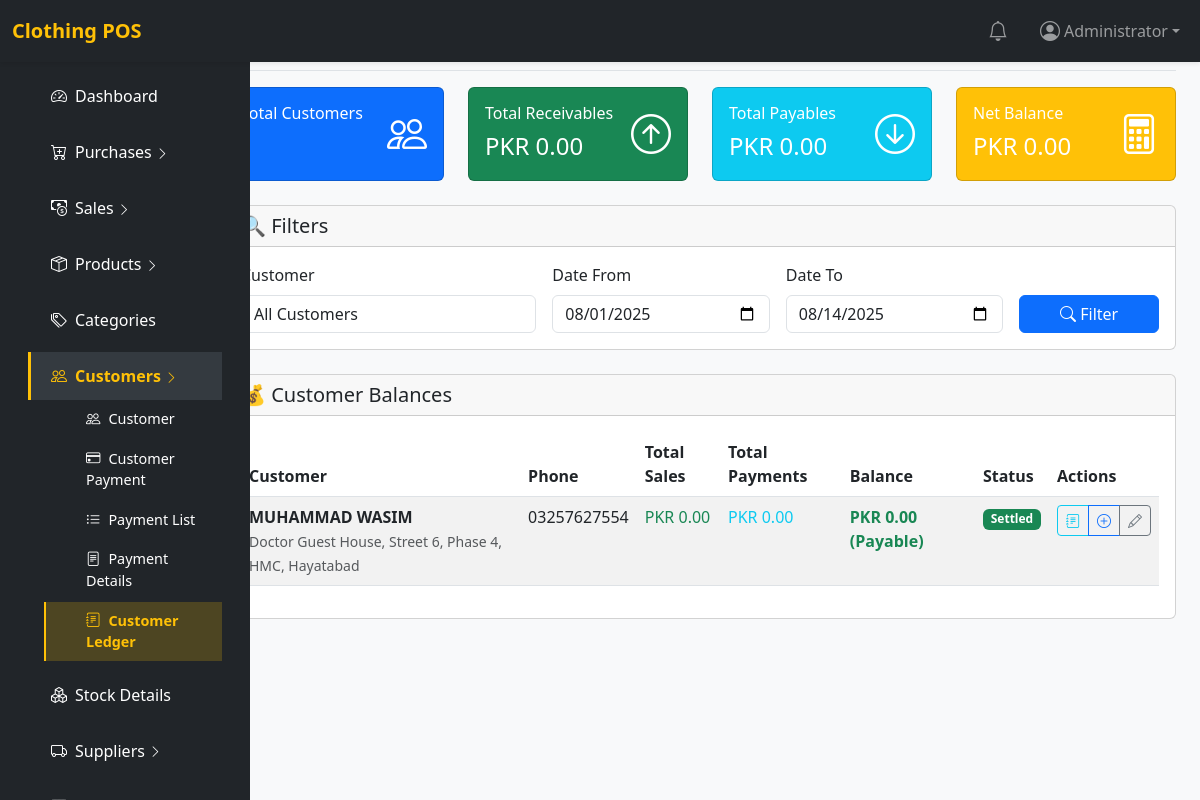
Before: /customer_ledger.php (signed in) with the older database file.
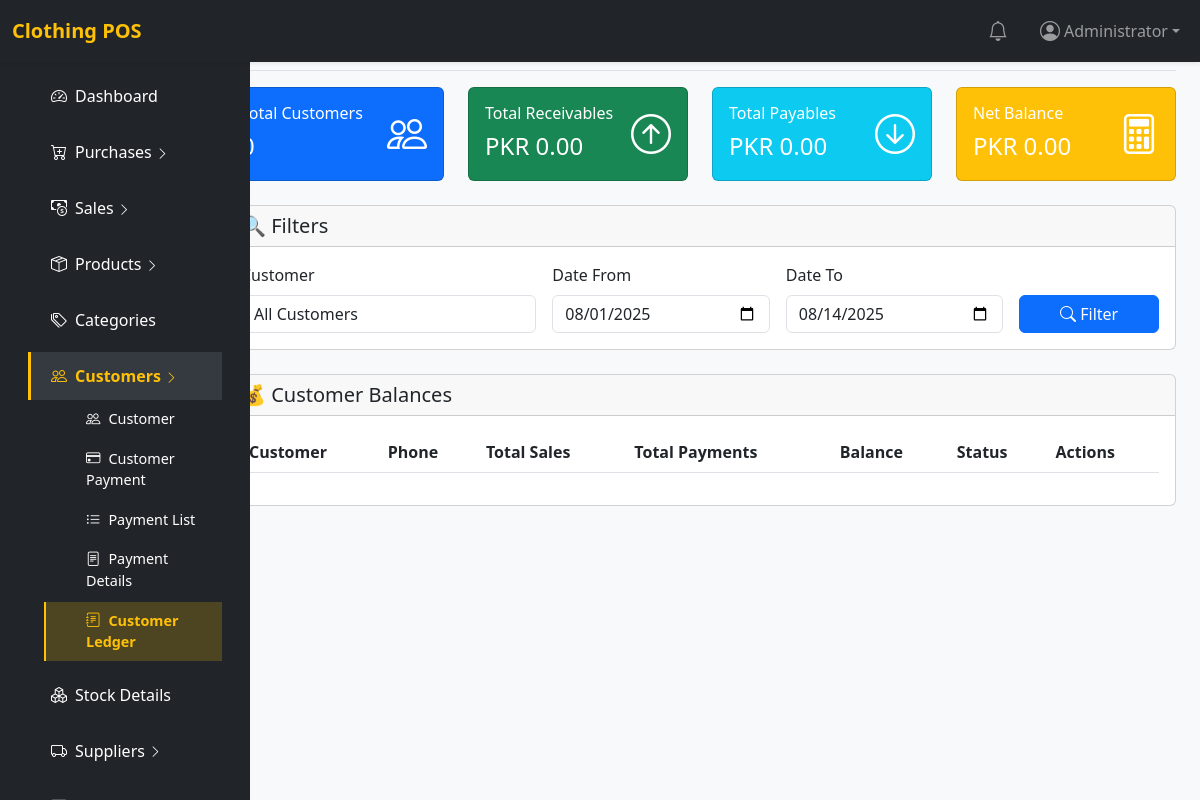
After: the same page with the newer database file.
### tables this page shows
CREATE TABLE `customer` (
  `id` int(11) NOT NULL,
  `name` varchar(100) DEFAULT NULL,
  `address` varchar(255) NOT NULL,
  `mobile` varchar(30) NOT NULL,
  `email` varchar(100) NOT NULL,
  `opening_balance` decimal(15,2) NOT NULL DEFAULT 0.00,
  `status` tinyint(1) NOT NULL DEFAULT 1,
  `created_at` timestamp NOT NULL DEFAULT current_timestamp()
);

### customer_ledger.php (the view, shortened to what the changed rows need)
<?php
require_once 'includes/config.php';
$balance_query = "
    SELECT
        c.id,
        c.name,
        c.mobile,
        c.address,
        COALESCE(SUM(s.total_amount), 0) as total_sales,
        COALESCE(SUM(cp.paid), 0) as total_payments,
        (COALESCE(SUM(s.total_amount), 0) - COALESCE(SUM(cp.paid), 0)) as balance
    FROM customer c
    LEFT JOIN sale s ON c.id = s.customer_id
    LEFT JOIN customer_payment cp ON c.id = cp.customer_id
    GROUP BY c.id, c.name, c.mobile, c.address
    ORDER BY balance DESC
";
$customer_balances = $pdo->query($balance_query)->fetchAll(PDO::FETCH_ASSOC);
include 'includes/header.php';
?>
<div class="container-fluid">
    <div class="row">
        <main class="col-md-9 ms-sm-auto col-lg-10 px-md-4">
            <div class="d-flex justify-content-between flex-wrap flex-md-nowrap align-items-center pt-3 pb-2 mb-3 border-bottom">
                <h1 class="h2">📊 Customer Ledger</h1>
            </div>
            <div class="card">
                <div class="card-body">
                    <div class="table-responsive">
                        <table class="table table-striped table-hover">
                            <thead>
                                <tr>
                                    <th>Customer</th>
                                    <th>Phone</th>
                                    <th>Total Sales</th>
                                    <th>Total Payments</th>
                                    <th>Balance</th>
                                    <th>Status</th>
                                    <th>Actions</th>
                                </tr>
                            </thead>
                            <tbody>
                                <?php foreach ($customer_balances as $balance): ?>
                                    <tr>
                                        <td>
                                            <strong><?= htmlspecialchars($balance['name']) ?></strong><br>
                                            <small class="text-muted"><?= htmlspecialchars($balance['address'] ?: 'No address') ?></small>
                                        </td>
                                        <td><?= htmlspecialchars($balance['mobile']) ?></td>
                                        <td class="text-success">PKR <?= number_format($balance['total_sales'], 2) ?></td>
                                        <td class="text-info">PKR <?= number_format($balance['total_payments'], 2) ?></td>
                                        <td class="fw-bold <?= $balance['balance'] > 0 ? 'text-danger' : 'text-success' ?>">
                                            PKR <?= number_format(abs($balance['balance']), 2) ?>
                                            <?= $balance['balance'] > 0 ? '(Receivable)' : '(Payable)' ?>
                                        </td>
                                        <td>
                                            <?php if ($balance['balance'] > 0): ?>
                                                <span class="badge bg-warning">Outstanding</span>
                                            <?php elseif ($balance['balance'] < 0): ?>
                                                <span class="badge bg-info">Advance</span>
                                            <?php else: ?>
                                                <span class="badge bg-success">Settled</span>
                                            <?php endif; ?>
                                        </td>
                                        <td>
                                            <div class="btn-group btn-group-sm" role="group">
                                                <a href="?customer_id=<?= $balance['id'] ?>" class="btn btn-outline-info" title="View Ledger">
                                                    <i class="bi bi-journal-text"></i>
                                                </a>
                                                <a href="customer_payment.php?customer_id=<?= $balance['id'] ?>" class="btn btn-outline-primary" title="Add Payment">
                                                    <i class="bi bi-plus-circle"></i>
                                                </a>
                                                <a href="customers.php?edit=<?= $balance['id'] ?>" class="btn btn-outline-secondary" title="Edit Customer">
                                                    <i class="bi bi-pencil"></i>
                                                </a>
                                            </div>
                                        </td>
                                    </tr>
                                <?php endforeach; ?>
                            </tbody>
                        </table>
                    </div>
                </div>
            </div>
        </main>
    </div>
</div>
<?php include 'includes/footer.php'; ?>

Changed rows visible on the page:
removed customer: name "MUHAMMAD WASIM", address "Doctor Guest House, Street 6, Phase 4, HMC, Hayatabad", mobile "03257627554", total_sales "0.00", total_payments "0.00", balance "0.00"
